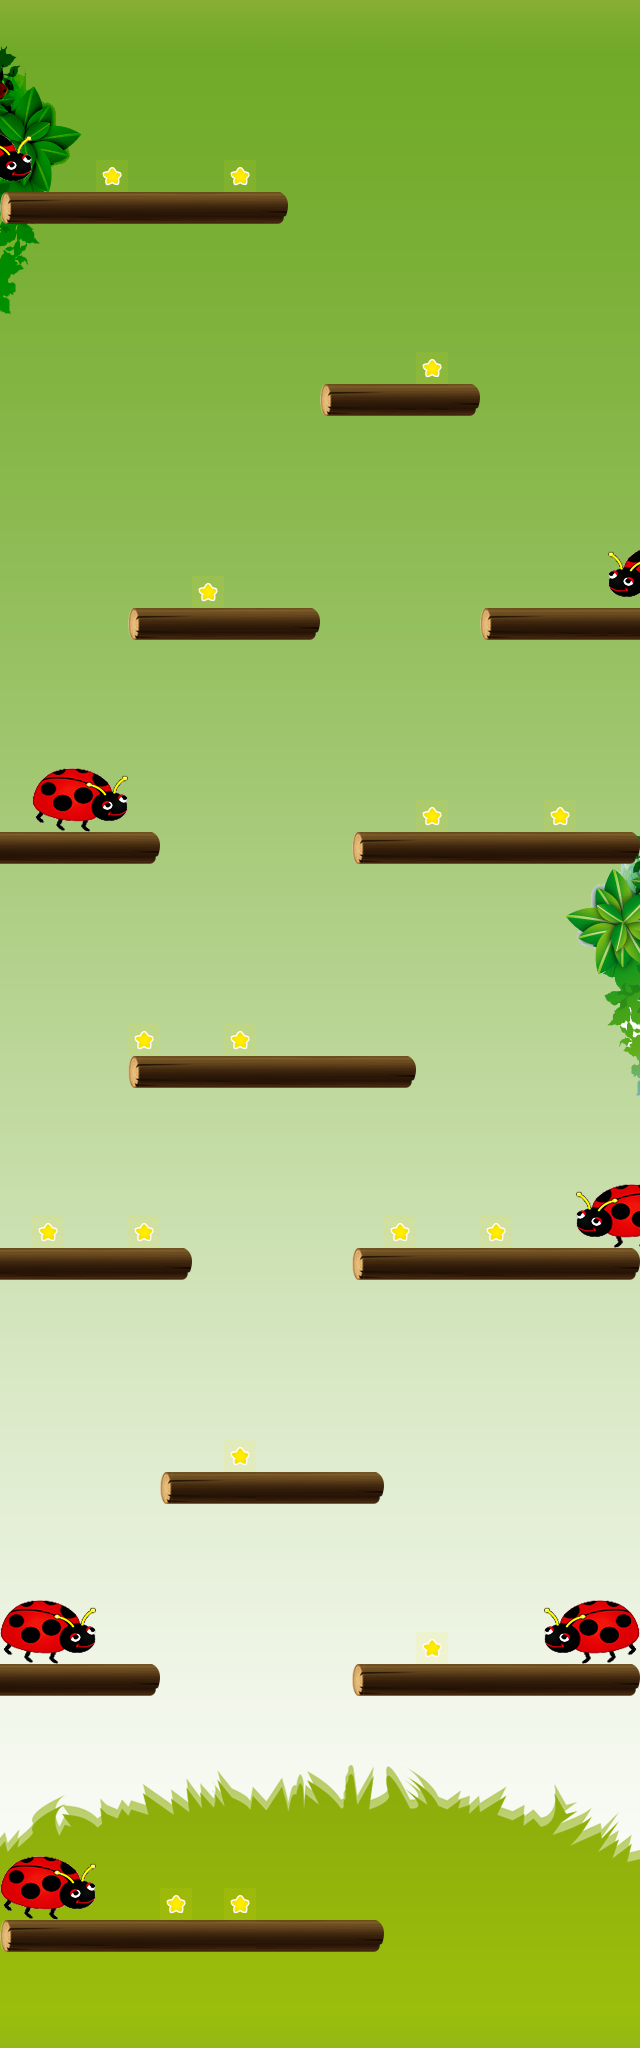

Tiled map render using the project's own tile images. Description and the map definition, with tile-layer contents summarised, below:
An orthogonal 20x64 tile map with 32x32 px tiles, 5 tile layers (background, obstacleLayer1, obstacleLayer2, points, ...), 5 tilesets.

<map version="1.0" orientation="orthogonal" width="20" height="64" tilewidth="32" tileheight="32">
 <tileset firstgid="1" name="b2" tilewidth="32" tileheight="32">
  <image source="b2.png" width="288" height="32" />
  <tile id="0">
   <properties>
    <property name="type" value="base" />
   </properties>
  </tile>
  <tile id="1">
   <properties>
    <property name="type" value="base" />
   </properties>
  </tile>
  <tile id="2">
   <properties>
    <property name="type" value="base" />
   </properties>
  </tile>
  <tile id="3">
   <properties>
    <property name="type" value="base" />
   </properties>
  </tile>
  <tile id="4">
   <properties>
    <property name="type" value="base" />
   </properties>
  </tile>
  <tile id="5">
   <properties>
    <property name="type" value="base" />
   </properties>
  </tile>
  <tile id="6">
   <properties>
    <property name="type" value="base" />
   </properties>
  </tile>
  <tile id="7">
   <properties>
    <property name="type" value="base" />
   </properties>
  </tile>
  <tile id="8">
   <properties>
    <property name="type" value="base" />
   </properties>
  </tile>
 </tileset>
 <tileset firstgid="10" name="background2" tilewidth="32" tileheight="32">
  <image source="background2.png" width="640" height="2048" />
 </tileset>
 <tileset firstgid="1290" name="o2.1" tilewidth="32" tileheight="32">
  <image source="o2.1.png" width="96" height="64" />
  <tile id="0">
   <properties>
    <property name="type" value="obstacle" />
   </properties>
  </tile>
  <tile id="1">
   <properties>
    <property name="type" value="obstacle" />
   </properties>
  </tile>
  <tile id="2">
   <properties>
    <property name="showarrow" value="true" />
    <property name="type" value="obstacle" />
   </properties>
  </tile>
  <tile id="3">
   <properties>
    <property name="type" value="obstacle" />
   </properties>
  </tile>
  <tile id="4">
   <properties>
    <property name="type" value="obstacle" />
   </properties>
  </tile>
  <tile id="5">
   <properties>
    <property name="type" value="obstacle" />
   </properties>
  </tile>
 </tileset>
 <tileset firstgid="1296" name="o2.2" tilewidth="32" tileheight="32">
  <image source="o2.2.png" width="96" height="64" />
  <tile id="0">
   <properties>
    <property name="showarrow" value="true" />
    <property name="type" value="obstacle" />
   </properties>
  </tile>
  <tile id="1">
   <properties>
    <property name="type" value="obstacle" />
   </properties>
  </tile>
  <tile id="2">
   <properties>
    <property name="type" value="obstacle" />
   </properties>
  </tile>
  <tile id="3">
   <properties>
    <property name="type" value="obstacle" />
   </properties>
  </tile>
  <tile id="4">
   <properties>
    <property name="type" value="obstacle" />
   </properties>
  </tile>
  <tile id="5">
   <properties>
    <property name="type" value="obstacle" />
   </properties>
  </tile>
 </tileset>
 <tileset firstgid="1302" name="sta1r-smalll" tilewidth="32" tileheight="32">
  <image source="sta1r-smalll.png" width="32" height="32" />
  <tile id="0">
   <properties>
    <property name="type" value="points" />
   </properties>
  </tile>
 </tileset>
 <layer name="background" width="20" height="64">
  <data>[1280 cells, 1280 non-empty, 1280 distinct tile ids]</data>
 </layer>
 <layer name="obstacleLayer1" width="20" height="64">
  <data>[1280 cells, 12 non-empty, 6 distinct tile ids]</data>
 </layer>
 <layer name="obstacleLayer2" width="20" height="64">
  <data>[1280 cells, 20 non-empty, 6 distinct tile ids]</data>
 </layer>
 <layer name="points" width="20" height="64">
  <data>[1280 cells, 16 non-empty, 1 distinct tile ids]</data>
 </layer>
 <layer name="layer1" width="20" height="64">
  <data>[1280 cells, 96 non-empty, 9 distinct tile ids]</data>
 </layer>
</map>
